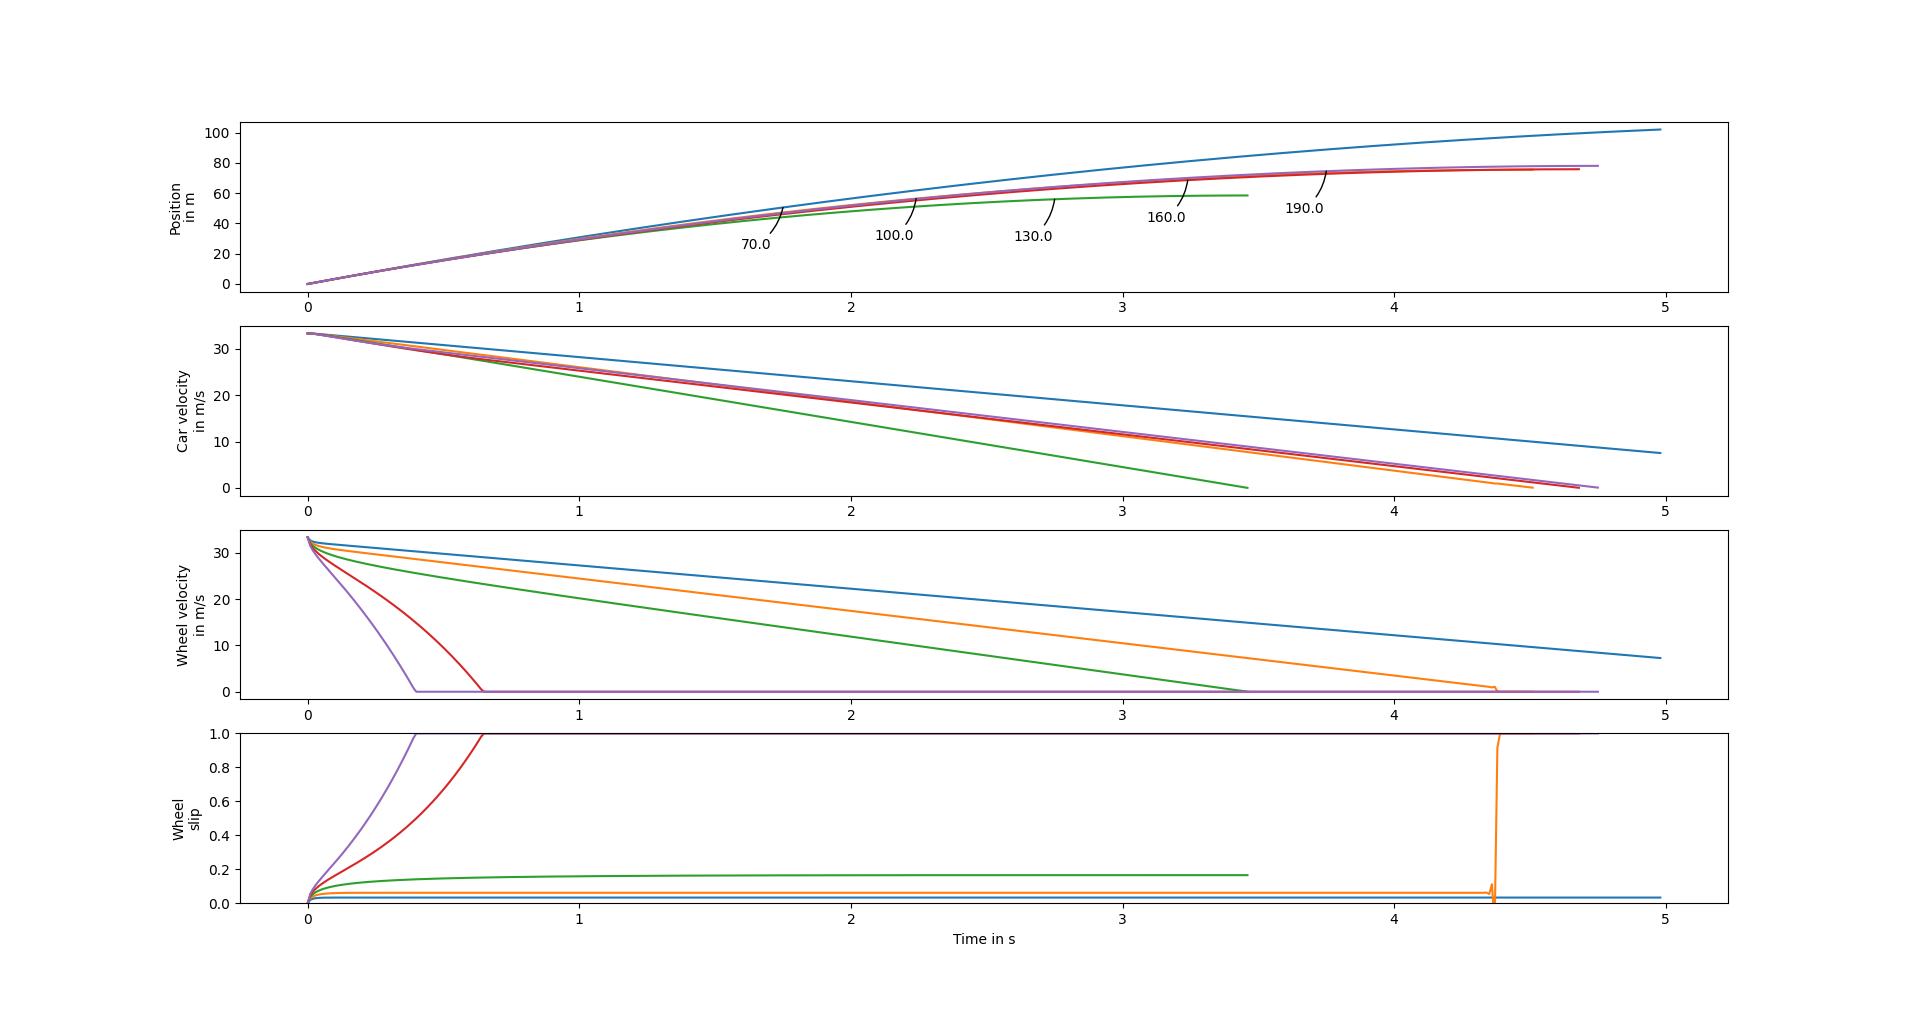

Here is the Python script that generated this plot:
# 1. Initializes v and w so that the simulation 
#    starts at a car speed of 120 km/h and with 
#    no wheel slip.
# 
# 2. Implements the Forward Euler Method for the 
#    simulation.

import matplotlib.pyplot as plt
import numpy
import math

h = 0.01 # s
mass_quarter_car = 250. # kg
mass_effective_wheel = 20. # kg
g = 9.81 # m / s2

end_time = 5. # s
num_steps = int(end_time / h)

w = numpy.zeros(num_steps + 1) # m / s
v = numpy.zeros(num_steps + 1) # m / s
x = numpy.zeros(num_steps + 1) # m
times = h * numpy.array(range(num_steps + 1))

def plot_me():
    axes_x =plt.subplot(411)
    axes_v =plt.subplot(412)
    axes_w =plt.subplot(413)
    axes_s =plt.subplot(414)

    def friction_coeff(slip):
        return 1.1 * (1. - math.exp(-20. * slip)) - 0.4 * slip

    def wheel_slip():
        b_values = numpy.arange(70., 190.1, 30.) # m / s2
        for b in b_values:
            x[0] = 0.
            v[0] = 120*1000./3600.  
            w[0] = v[0]

            for step in range(num_steps):
                if v[step] < 0.01: # Did we already come to a complete stop?
                    break
                s = max(0., 1. - w[step] / v[step]) # clamp the value at zero to reduce numerical instability
                force=friction_coeff(s)*mass_quarter_car*g
                v[step+1]=v[step]-h*force/mass_quarter_car
                x[step+1]=x[step]+h*v[step]
                w[step+1]=w[step]+h*(force/mass_effective_wheel-b)

                w[step + 1] = max(0., w[step + 1]) # clamp the value of w at zero so that the brake cannot decelerate the wheel so far as to spin in the wrong direction

            axes_x.plot(times[:step], x[:step])
            axes_v.plot(times[:step], v[:step])
            axes_w.plot(times[:step], w[:step])
            axes_s.plot(times[:step], 1. - w[:step] / v[:step])
            p = int((0.35 + 0.4 * (b - b_values[0]) / (b_values[-1] - b_values[0])) * num_steps)
            axes_x.annotate(b, (times[p], x[p]),
                                   xytext = (-30, -30), textcoords = 'offset points',
                                   arrowprops = dict(arrowstyle = '-', connectionstyle = 'arc3, rad = 0.2', shrinkB = 0.))
        return x, v, w

    axes_x.set_ylabel('Position\nin m', multialignment = 'center')
    axes_v.set_ylabel('Car velocity\nin m/s', multialignment = 'center')
    axes_w.set_ylabel('Wheel velocity\nin m/s', multialignment = 'center')
    axes_s.set_ylabel('Wheel\nslip', multialignment = 'center')
    axes_s.set_xlabel('Time in s')
    axes_s.set_ylim(0., 1.)
    return wheel_slip()

x, v, w = plot_me()
plt.show()
